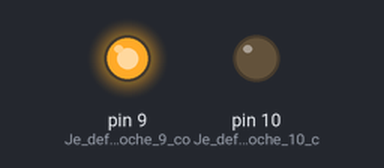
The sketch below on a simulated Arduino Uno, built with avr-gcc and run on an emulated ATmega328P. On the bench: output pins drawn as LEDs (lit = HIGH).

Above: at 0.2 s.
At 1.5 s:
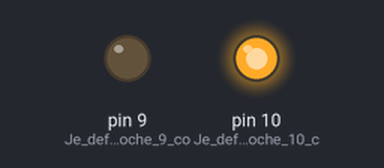
At 5.5 s:
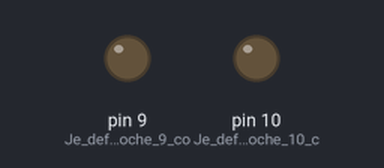
Timing chart, 0 to 6.9 s (numbered marks = the images above):
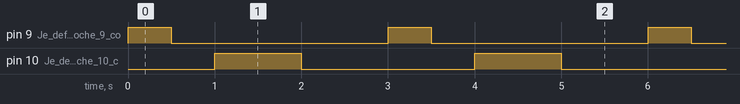

The sketch:

Fonction_parametrique.ino
```cpp
/*
   /////////////////////////////////////////////////////////////////////////////////////////////////////
   /////////////////////////////////////////////////////////////////////////////////////////////////////
   /        __________   _________   ___________   __________    _________                             /
   /       /___   ___/  /   _____/  /  _____   /  /  _____   \  /  ______/       \\            //      /
   /          /  /     /  /        /  /    /  /  /  /    /  /  /  /_____        \\             //      /
   /         /  /     /  /        /  /____/  /  /  /___/  /   /  ______/   \\\   \\    []    //   ///  /
   /     ___/  /__   /  /_____   /   ____   /  /   ___   \   /  /_____        \\\\--]]]/\[[[--////     /
   /    /________/  /________/  /__/    /__/  /__/    \__/  /________/         /////--][][--\\\\\      /
   /                                                                         //   //--][][--\\   \\    /
   /   ______________________________________________________________           //    ][][    \\       /
   /                                                                                                   /
   /                                                                                                   /
   /  This program is free software for arduino; you can redistribute it and/or modify.                /
   /  Ce programme pour Arduino est libre et gratuit ; vous pouvez le distribuez et/ou le modifier.    /
   /                                                                                                   /
   / Another codes / Autres codes:                                                                     /
   / https://www.icaremaker.com                                                                        /
   / Mail: ionocraft@hotmail.fr                                                                        /
   /////////////////////////////////////////////////////////////////////////////////////////////////////
   /////////////////////////////////////////////////////////////////////////////////////////////////////
*/


void setup() {
  pinMode(9, OUTPUT); //Je definis la broche 9 comme une sortie
  pinMode(10, OUTPUT);//Je definis la broche 10 comme une sortie
}

void loop() {
  blinkLED(9, 500); //inserer les valeurs->(n°broche,durée en millis)
  blinkLED(10, 1000);//inserer les valeurs->(n°broche,durée en millis)
}
//////////////////////////////////////////////////
//////////JE CREE UNE FONCTION PERSONNALISABLE////
//////////////////////////////////////////////////
void blinkLED(int pin, int duration) {
  digitalWrite(pin, HIGH);
  delay(duration);
  digitalWrite(pin, LOW);
  delay(duration);
}
```

Measured:
- by itself, pin 9 (Je_definis_la_broche_9_co): alternates HIGH for 0.50 s and LOW for 2.5 s
- by itself, pin 10 (Je_definis_la_broche_10_c): alternates HIGH for 1.0 s and LOW for 2.0 s
- by itself, everything shown: repeats every 3.0 s, in 4 steps
